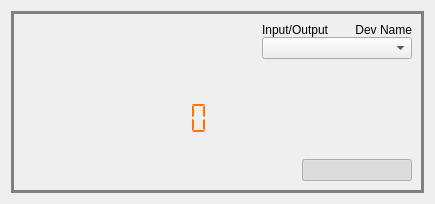
<?xml version="1.0" encoding="UTF-8"?>
<ui version="4.0">
 <class>DigitalChannel</class>
 <widget class="QWidget" name="DigitalChannel">
  <property name="geometry">
   <rect>
    <x>0</x>
    <y>0</y>
    <width>435</width>
    <height>204</height>
   </rect>
  </property>
  <property name="sizePolicy">
   <sizepolicy hsizetype="Expanding" vsizetype="Fixed">
    <horstretch>10</horstretch>
    <verstretch>10</verstretch>
   </sizepolicy>
  </property>
  <property name="windowTitle">
   <string>Form</string>
  </property>
  <property name="styleSheet">
   <string notr="true"/>
  </property>
  <layout class="QVBoxLayout" name="verticalLayout_3">
   <item>
    <widget class="QFrame" name="channelControlFrame">
     <property name="styleSheet">
      <string notr="true">QWidget#channelControlFrame{border: 3px solid grey;}</string>
     </property>
     <layout class="QHBoxLayout" name="horizontalLayout_4" stretch="1,1,1">
      <item>
       <widget class="adiscope::Sismograph" name="sismograph">
        <property name="sizePolicy">
         <sizepolicy hsizetype="Preferred" vsizetype="Preferred">
          <horstretch>0</horstretch>
          <verstretch>0</verstretch>
         </sizepolicy>
        </property>
        <property name="frameShape">
         <enum>QFrame::NoFrame</enum>
        </property>
       </widget>
      </item>
      <item>
       <layout class="QVBoxLayout" name="verticalLayout_2" stretch="2,0,1">
        <property name="sizeConstraint">
         <enum>QLayout::SetMaximumSize</enum>
        </property>
        <item>
         <spacer name="verticalSpacer">
          <property name="orientation">
           <enum>Qt::Vertical</enum>
          </property>
          <property name="sizeHint" stdset="0">
           <size>
            <width>20</width>
            <height>40</height>
           </size>
          </property>
         </spacer>
        </item>
        <item>
         <widget class="adiscope::LcdNumber" name="lcdNumber">
          <property name="sizePolicy">
           <sizepolicy hsizetype="MinimumExpanding" vsizetype="MinimumExpanding">
            <horstretch>0</horstretch>
            <verstretch>0</verstretch>
           </sizepolicy>
          </property>
          <property name="minimumSize">
           <size>
            <width>50</width>
            <height>35</height>
           </size>
          </property>
          <property name="styleSheet">
           <string notr="true">QLCDNumber { color: #ff7200; }</string>
          </property>
          <property name="frameShape">
           <enum>QFrame::NoFrame</enum>
          </property>
          <property name="digitCount">
           <number>1</number>
          </property>
          <property name="segmentStyle">
           <enum>QLCDNumber::Flat</enum>
          </property>
          <property name="value" stdset="0">
           <double>0.000000000000000</double>
          </property>
          <property name="intValue" stdset="0">
           <number>0</number>
          </property>
         </widget>
        </item>
        <item>
         <widget class="adiscope::CustomScale" name="scaleChannel" native="true">
          <property name="sizePolicy">
           <sizepolicy hsizetype="Minimum" vsizetype="Minimum">
            <horstretch>150</horstretch>
            <verstretch>100</verstretch>
           </sizepolicy>
          </property>
          <property name="minimumSize">
           <size>
            <width>0</width>
            <height>0</height>
           </size>
          </property>
          <property name="font">
           <font>
            <pointsize>5</pointsize>
            <kerning>true</kerning>
           </font>
          </property>
          <property name="lowerBound" stdset="0">
           <double>-0.100000000000000</double>
          </property>
          <property name="upperBound" stdset="0">
           <double>0.100000000000000</double>
          </property>
          <property name="scaleMaxMajor" stdset="0">
           <number>5</number>
          </property>
          <property name="scaleMaxMinor" stdset="0">
           <number>5</number>
          </property>
          <property name="borderWidth" stdset="0">
           <number>0</number>
          </property>
         </widget>
        </item>
       </layout>
      </item>
      <item>
       <widget class="QWidget" name="rightWidget" native="true">
        <property name="minimumSize">
         <size>
          <width>150</width>
          <height>0</height>
         </size>
        </property>
        <layout class="QVBoxLayout" name="verticalLayout_4">
         <property name="spacing">
          <number>0</number>
         </property>
         <property name="leftMargin">
          <number>0</number>
         </property>
         <property name="topMargin">
          <number>0</number>
         </property>
         <property name="rightMargin">
          <number>0</number>
         </property>
         <property name="bottomMargin">
          <number>0</number>
         </property>
         <item>
          <layout class="QVBoxLayout" name="verticalLayout">
           <item>
            <layout class="QHBoxLayout" name="horizontalLayout">
             <item>
              <widget class="QLabel" name="m_channelType">
               <property name="text">
                <string>Input/Output</string>
               </property>
              </widget>
             </item>
             <item>
              <widget class="QLabel" name="m_channelName">
               <property name="layoutDirection">
                <enum>Qt::RightToLeft</enum>
               </property>
               <property name="text">
                <string>Dev Name</string>
               </property>
               <property name="alignment">
                <set>Qt::AlignRight|Qt::AlignTrailing|Qt::AlignVCenter</set>
               </property>
              </widget>
             </item>
            </layout>
           </item>
           <item>
            <widget class="QComboBox" name="configModes">
             <property name="sizePolicy">
              <sizepolicy hsizetype="Minimum" vsizetype="Fixed">
               <horstretch>170</horstretch>
               <verstretch>0</verstretch>
              </sizepolicy>
             </property>
            </widget>
           </item>
           <item>
            <spacer name="verticalSpacer_2">
             <property name="orientation">
              <enum>Qt::Vertical</enum>
             </property>
             <property name="sizeHint" stdset="0">
              <size>
               <width>13</width>
               <height>13</height>
              </size>
             </property>
            </spacer>
           </item>
           <item>
            <widget class="QWidget" name="customSwitchWidget" native="true">
             <layout class="QHBoxLayout" name="horizontalLayout_3">
              <property name="spacing">
               <number>0</number>
              </property>
              <property name="leftMargin">
               <number>0</number>
              </property>
              <property name="topMargin">
               <number>0</number>
              </property>
              <property name="rightMargin">
               <number>0</number>
              </property>
              <property name="bottomMargin">
               <number>0</number>
              </property>
              <item>
               <layout class="QHBoxLayout" name="horizontalLayout_2">
                <item>
                 <spacer name="horizontalSpacer">
                  <property name="orientation">
                   <enum>Qt::Horizontal</enum>
                  </property>
                  <property name="sizeHint" stdset="0">
                   <size>
                    <width>40</width>
                    <height>20</height>
                   </size>
                  </property>
                 </spacer>
                </item>
                <item>
                 <widget class="adiscope::CustomSwitch" name="customSwitch">
                  <property name="sizePolicy">
                   <sizepolicy hsizetype="Minimum" vsizetype="Fixed">
                    <horstretch>170</horstretch>
                    <verstretch>0</verstretch>
                   </sizepolicy>
                  </property>
                  <property name="checkable">
                   <bool>true</bool>
                  </property>
                  <property name="checked">
                   <bool>true</bool>
                  </property>
                 </widget>
                </item>
               </layout>
              </item>
             </layout>
            </widget>
           </item>
          </layout>
         </item>
        </layout>
       </widget>
      </item>
     </layout>
    </widget>
   </item>
  </layout>
 </widget>
 <customwidgets>
  <customwidget>
   <class>adiscope::CustomSwitch</class>
   <extends>QPushButton</extends>
   <header>gui/customSwitch.hpp</header>
  </customwidget>
  <customwidget>
   <class>QwtThermo</class>
   <extends>QWidget</extends>
   <header>qwt_thermo.h</header>
  </customwidget>
  <customwidget>
   <class>adiscope::LcdNumber</class>
   <extends>QLCDNumber</extends>
   <header>lcdNumber.hpp</header>
  </customwidget>
  <customwidget>
   <class>adiscope::Sismograph</class>
   <extends>QFrame</extends>
   <header>sismograph.hpp</header>
   <container>1</container>
  </customwidget>
  <customwidget>
   <class>adiscope::CustomScale</class>
   <extends>QwtThermo</extends>
   <header>customScale.hpp</header>
  </customwidget>
 </customwidgets>
 <resources/>
 <connections/>
</ui>
